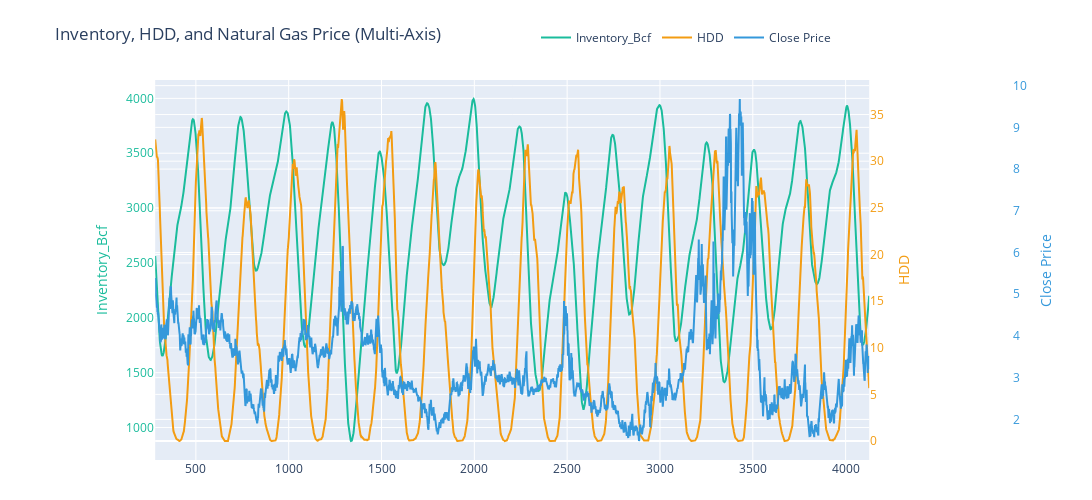

The notebook cell saved with this chart:
### Code cell
import plotly.graph_objects as go

fig = go.Figure()

# Inventory_Bcf (left axis)
fig.add_trace(go.Scatter(
    x=result.index,
    y=result['Inventory_ma30'],
    name='Inventory_Bcf',
    yaxis='y',
    line=dict(color='#1ABC9C')
))

# HDD (right axis)
fig.add_trace(go.Scatter(
    x=result.index,
    y=result['Hdd_ma30'],
    name='HDD',
    yaxis='y2',
    line=dict(color='#F39C12')
))

# Close Price (far-right axis)
fig.add_trace(go.Scatter(
    x=result.index,
    y=result['Close'],
    name='Close Price',
    yaxis='y3',
    line=dict(color='#3498DB')
))

# 🔧 Layout with 3 y-axes
fig.update_layout(
    title='Inventory, HDD, and Natural Gas Price (Multi-Axis)',
    xaxis=dict(
        domain=[0.1, 0.85]
    ),
    yaxis=dict(  # y (left)
        title='Inventory_Bcf',
        titlefont=dict(color='#1ABC9C'),
        tickfont=dict(color='#1ABC9C'),
        anchor='x',
        side='left',
        position=0.0
    ),
    yaxis2=dict(  # y2 (right)
        title='HDD',
        titlefont=dict(color='#F39C12'),
        tickfont=dict(color='#F39C12'),
        anchor='x',
        overlaying='y',
        side='right',
        position=0.85
    ),
    yaxis3=dict(  # y3 (far-right)
        title='Close Price',
        titlefont=dict(color='#3498DB'),
        tickfont=dict(color='#3498DB'),
        anchor='free',
        overlaying='y',
        side='right',
        position=1.0
    ),
    legend=dict(x=0.5, y=1.15, orientation='h'),
    margin=dict(l=60, r=80, t=80, b=40),
    width=1100,
    height=500
)

fig.show()

### Figure 1 — Plotly figure (JSON) as saved in the notebook; plotly's stock layout.template omitted (floating-point values rounded to 4 significant figures; data arrays with more than 128 entries replaced by an {"elided": "..."} marker saying what was removed)
{"data": [{"line": {"color": "#1ABC9C"}, "name": "Inventory_Bcf", "type": "scatter", "x": {"elided": "3847 int values"}, "y": {"elided": "3847 float values"}, "yaxis": "y"}, {"line": {"color": "#F39C12"}, "name": "HDD", "type": "scatter", "x": {"elided": "3847 int values"}, "y": {"elided": "3847 float values"}, "yaxis": "y2"}, {"line": {"color": "#3498DB"}, "name": "Close Price", "type": "scatter", "x": {"elided": "3847 int values"}, "y": {"elided": "3847 float values"}, "yaxis": "y3"}], "layout": {"height": 500, "legend": {"orientation": "h", "x": 0.5, "y": 1.15}, "margin": {"b": 40, "l": 60, "r": 80, "t": 80}, "title": {"text": "Inventory, HDD, and Natural Gas Price (Multi-Axis)"}, "width": 1100, "xaxis": {"domain": [0.1, 0.85]}, "yaxis": {"anchor": "x", "position": 0, "side": "left", "tickfont": {"color": "#1ABC9C"}, "title": {"font": {"color": "#1ABC9C"}, "text": "Inventory_Bcf"}}, "yaxis2": {"anchor": "x", "overlaying": "y", "position": 0.85, "side": "right", "tickfont": {"color": "#F39C12"}, "title": {"font": {"color": "#F39C12"}, "text": "HDD"}}, "yaxis3": {"anchor": "free", "overlaying": "y", "position": 1, "side": "right", "tickfont": {"color": "#3498DB"}, "title": {"font": {"color": "#3498DB"}, "text": "Close Price"}}}}
